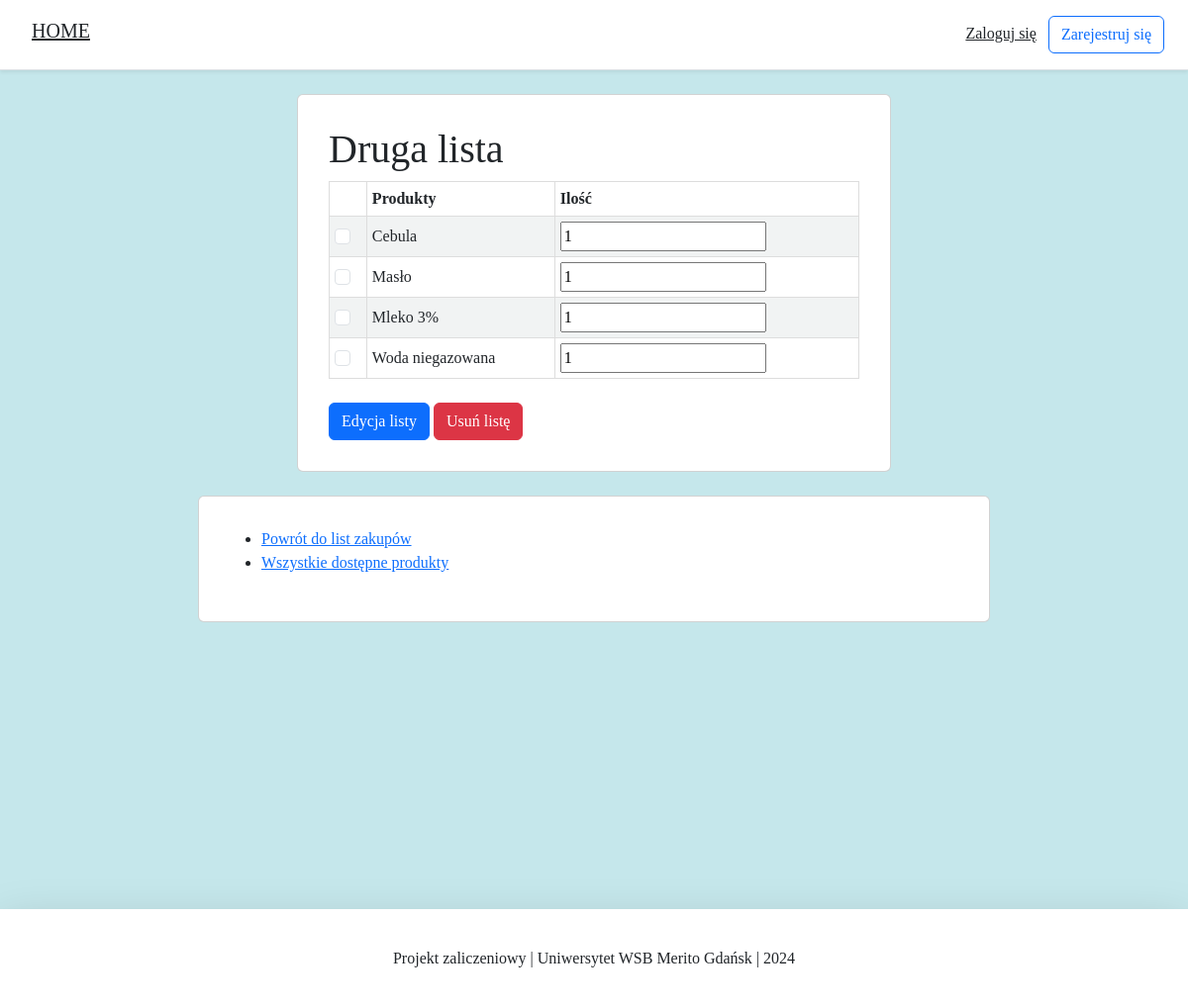
/2, run on the app's committed database.
### products/models.py (models this page shows, shortened)
class ShoppingLists(models.Model):
    lists_name = models.CharField(max_length=30, verbose_name="Nazwa listy", unique=True,
                                  error_messages={'unique': 'Lista o takiej nazwie już istnieje!'})
    products = models.ManyToManyField(Products, verbose_name="Produkty")
    class Meta:
        verbose_name_plural = "Listy zakupów"

class Products(models.Model):
    product_name = models.CharField(max_length=30, verbose_name="Nazwa produktu", unique=True,
                                    error_messages={'unique': 'Taki produkt już istnieje!'})
    class Meta:
        verbose_name_plural = "Produkty"

### products/views.py (the view)
# urls.py: path('<int:pk>', ShoppingListDetails.as_view(), name='details'),
class ShoppingListDetails(DetailView):
    model = ShoppingLists
    template_name = "list_details.html"
    def get_context_data(self, **kwargs):
        context = super().get_context_data(**kwargs)
        context['products_list'] = Products.objects.filter(shoppinglists=self.object.id).order_by("product_name")
        return context

### products/templates/list_details.html (shortened to what this page needs)
{% extends 'base.html' %}
{% load static %}
{% block content %}
<body>
<div class="container">
    <div class="row justify-content-center">
        <div class="card card-main">
            <div class="card-body">
                <h1> {{ shoppinglists.lists_name }} </h1>
                <table>
                    <tr>
                        <th> </th>
                        <th>Produkty</th>
                        <th>Ilość</th>
                    </tr>
                    {% for product in products_list %}
                    <tr>
                        <td>
                            <div>
                              <input class="form-check-input" type="checkbox" id="checkboxNoLabel" value=""
                                     aria-label="...">
                            </div>
                        </td>
                        <td>{{ product.product_name }}</td>
                        <td>
                            <input type="number" min="1" value="1">
                        </td>
                    </tr>
                    {% empty %}
                    <tr>
                    <td>Brak produktów</td>
                    </tr>
                    {% endfor %}
                </table>
                <br>
                <a href="{% url 'change' shoppinglists.id %}" class="btn btn-primary">Edycja listy</a>
                <a href="{% url 'delete' shoppinglists.id %}" class="btn btn-danger">Usuń listę</a>
            </div>
        </div>
    </div>
</div>
<div class="container mt-4">
    <div class="row justify-content-center">
        <div class="card card-navigate">
            <div class="card-body">
                <ul>
                    <li><a href="{% url 'shopping_list' %}">Powrót do list zakupów</a></li>
                    <li><a href="{% url 'products' %}">Wszystkie dostępne produkty</a></li>
                </ul>
            </div>
        </div>
    </div>
</div>
</body>
{% endblock content %}

### products/templates/snippets/base_css.html (style rules this page uses)
body { background-color: #c5e7eb; font-family: "Segue UI"; font-weight: 380; }
:root { --main-background-color: #c5e7eb; --dark-background-color: #a3d4e3; --secondary-text-color: #808080; --light-primary-text-color: #0080ff; }

### products/templates/list_details.html (style rules this page uses)
.card-main { width: 100%; max-width: 600px; padding: 15px; margin: auto; }
.card-navigate { width: 100%; max-width: 800px; padding: 15px; margin: auto; }
table { border-collapse: collapse; width: 100%; }
td, th { border: 1px solid #dddddd; padding: 5px; }
tr:nth-child(even) { background-color: #F1F3F3; }

### data on the page
ShoppingLists: lists_name "Druga lista"
Products: product_name "Cebula"
Products: product_name "Masło"
Products: product_name "Mleko 3%"
Products: product_name "Woda niegazowana"
